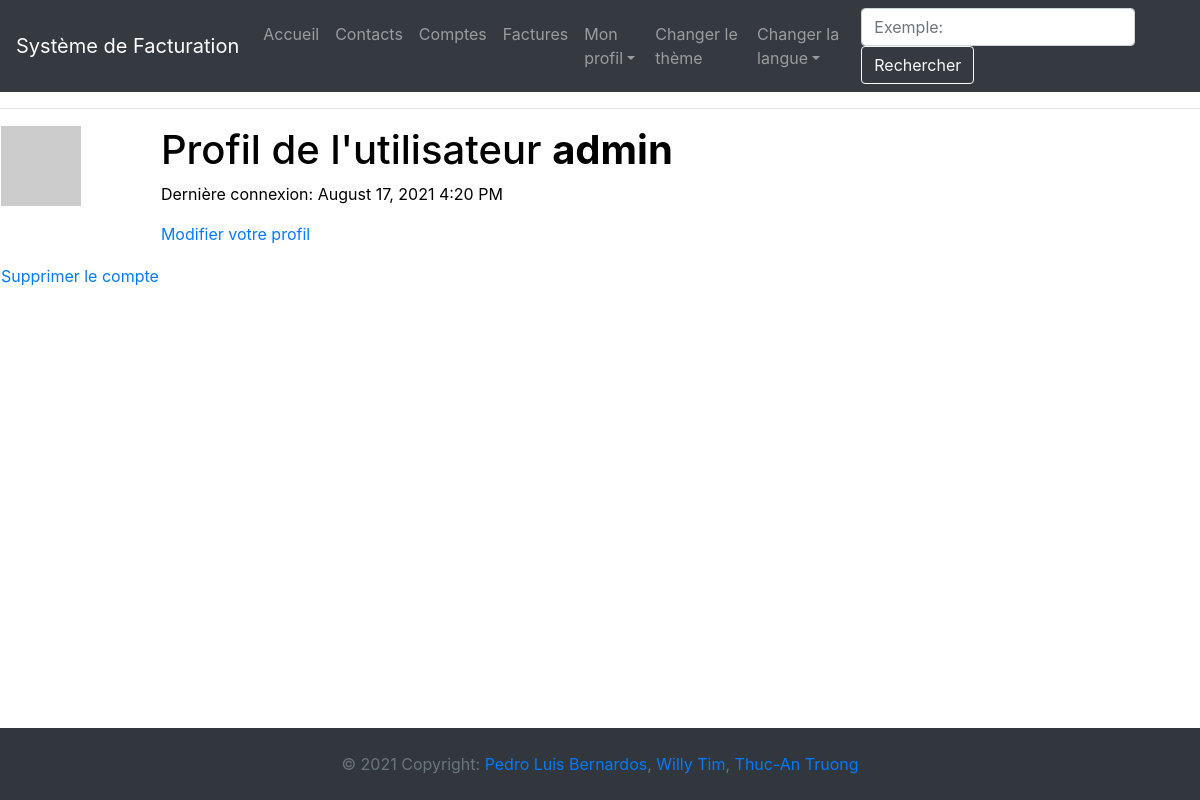
The page /user/admin (signed in) on the database as committed earlier.
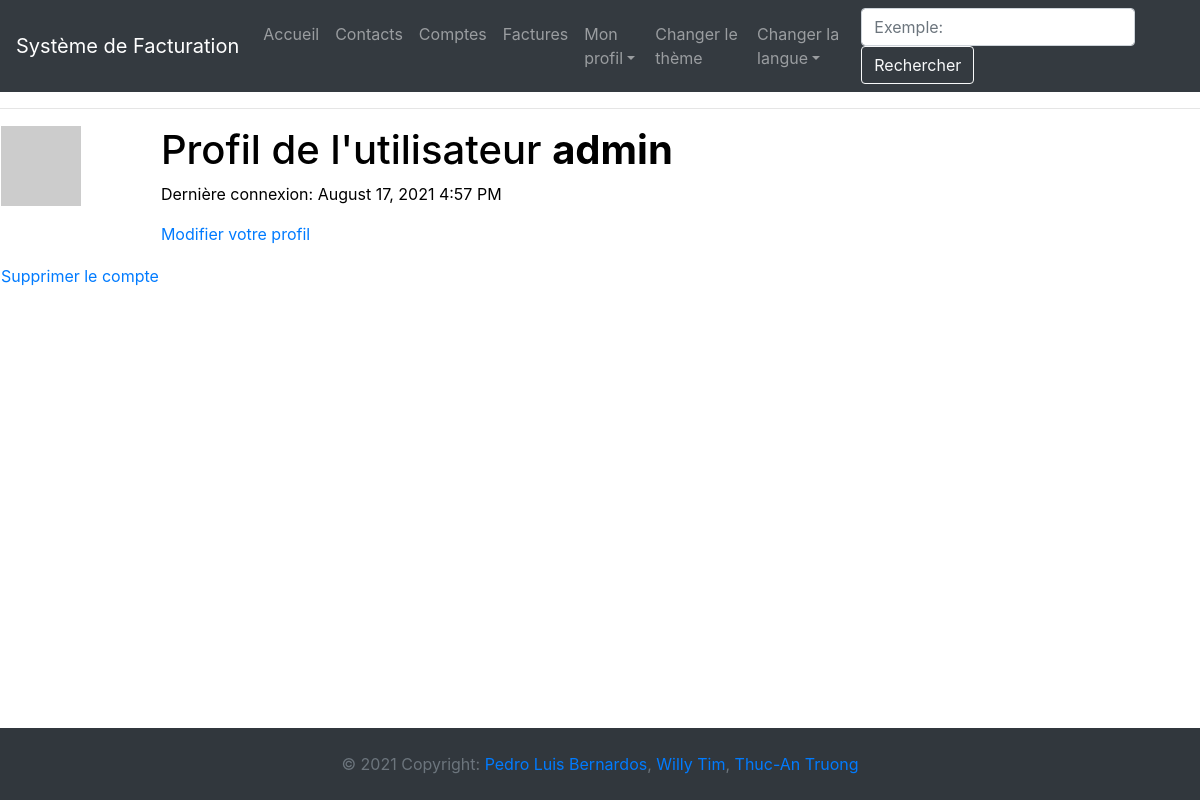
The same page on the database as committed later.
### app/models.py (models this page shows, shortened)
class User(UserMixin, db.Model):
    __tablename__ = "user"
    id = db.Column(db.Integer, primary_key=True)
    username = db.Column(db.String(64), index=True, unique=True)
    email = db.Column(db.String(120), index=True, unique=True)
    password_hash = db.Column(db.String(128))
    about_me = db.Column(db.String(140))
    last_seen = db.Column(db.DateTime, default=datetime.utcnow)
    profil_courrant = db.Column(db.Integer)
    profilEntreprise = db.relationship('CompanyProfil', back_populates="user")
    contact = db.relationship('Contact', back_populates="user")
    compte = db.relationship('Compte', back_populates="user")
    facture = db.relationship('Facture', back_populates="user")
    def avatar(self, size):
        digest = md5(self.email.lower().encode('utf-8')).hexdigest()
        return 'https://www.gravatar.com/avatar/{}?d=identicon&s={}'.format(digest, size)

### app/user/routes.py (the view)
@bp.route('/user/<username>')
@login_required
def user(username):
    user = User.query.filter_by(username=username).first_or_404()
    return render_template('user/user.html', title=_('Mon profil'), user=user)

### app/__init__.py (called while the page is built)
@app.context_processor
def inject_conf_var():
    return dict(AVAILABLE_LANGUAGES=app.config['LANGUAGES'], CURRENT_LANGUAGE=session.get('language',request.accept_languages.best_match(app.config['LANGUAGES'].keys())))

### app/models.py (called while the page is built)
@login.user_loader
def load_user(id):
    return User.query.get(int(id))

### app/routes.py (called while the page is built)
@app.before_request
def before_request():
    if current_user.is_authenticated:
        current_user.last_seen = datetime.utcnow()
        db.session.commit()

### app/templates/user/user.html (shortened to what this page needs)
{% extends "base.html" %}
{% block app_content %}
    <table>
        <tr valign="top">
            <td><img src="{{ user.avatar(128) }}"></td>
            <td>
                <h1>{{ _("Profil de l'utilisateur") }} <strong>{{ user.username }}</strong></h1>
                {% if user.last_seen %}<p>{{ _('Dernière connexion') }}: {{ moment(user.last_seen).format('LLL') }}</p>{% endif %}
                {% if user == current_user %}
                <p><a href="{{ url_for('user.edit_profile') }}">{{ _('Modifier votre profil') }}</a></p>
                {% endif %}
            </td>
        </tr>
        <tr>
            <td>
                <a href="{{ url_for('user.delete_user', username=current_user.username) }}">{{ _('Supprimer le compte') }}</a>
            </td>
        </tr>
    </table>
{% endblock %}

### app/templates/base.html (shortened to what this page needs)
{% extends 'bootstrap/base.html' %}
{% block html %}
  {% block head %}
    {% block styles %}
      <link rel="stylesheet" href="https://maxcdn.bootstrapcdn.com/bootstrap/4.0.0/css/bootstrap.min.css">
      <link rel="stylesheet" href="https://cdnjs.cloudflare.com/ajax/libs/font-awesome/4.7.0/css/font-awesome.min.css">
      <link rel="stylesheet" href="{{ url_for('static', filename='css/style.css') }}">
    {% endblock %}
  {% endblock %}
  {% block body %}
    {% block navbar %}
    <nav class="navbar navbar-expand-lg navbar-dark bg-dark">
      <a class="navbar-brand" href="{{ url_for('entrees.index') }}">{{ _('Système de Facturation') }}</a>
      <div class="collapse navbar-collapse">
        <ul class="navbar-nav mr-auto">
            <li class="nav-item {% if request.url_rule.endpoint == 'welcome' %}active {% elif request.url_rule.endpoint == 'index'%}active{% endif %}">
              <a class="nav-link" href="{{ url_for('entrees.index') }}">{{ _('Accueil') }}</a>
            </li>
            {% if current_user.is_anonymous %}
            <li class="nav-item {% if request.url_rule.endpoint == 'register' %}active{% endif %}">
              <a class="nav-link" href="{{ url_for('auth.register') }}">{{ _("S'inscrire") }}</a>
            </li>
            <li class="nav-item {% if request.url_rule.endpoint == 'login' %}active{% endif %}">
              <a class="nav-link" href="{{ url_for('auth.login') }}">{{ _('Se connecter') }}</a>
            </li>
            {% else %}
            <li class="nav-item {% if request.url_rule.endpoint == 'contacts' %}active{% endif %}">
              <a class="nav-link" href="{{ url_for('entrees.contacts') }}">{{ _('Contacts') }}</a>
            </li>
            <li class="nav-item {% if request.url_rule.endpoint == 'comptes' %}active{% endif %}">
              <a class="nav-link" href="{{ url_for('entrees.comptes') }}">{{ _('Comptes') }}</a>
            </li>
            <li class="nav-item">
              <a class="nav-link {% if request.url_rule.endpoint == 'bill' %}active{% endif %}" href="{{ url_for('entrees.bill') }}">{{ _("Factures") }}</a>
            </li>
            <li class="nav-item dropdown {% if request.url_rule.endpoint == 'user' %}active{% endif %}">
              <a class="nav-link dropdown-toggle" href="#" id="navbarDropdown" role="button" data-toggle="dropdown" aria-haspopup="true" aria-expanded="false">{{ _('Mon profil') }}</a>
            </li>
            {% endif %}
          <li class="nav-item">
            <a class="nav-link" style="cursor:pointer" id="switch" name="theme" value="test" >{{ _('Changer le thème') }}</a>
          </li>
          <li class="nav-item dropdown {% if request.url_rule.endpoint == 'user' %}active{% endif %}">
            <a class="nav-link dropdown-toggle" href="#" id="navbarDropdown" role="button" data-toggle="dropdown" aria-haspopup="true" aria-expanded="false">{{ _('Changer la langue') }}</a>
          </li>
        </ul>
        <form class="form-inline">
          <input class="form-control mr-sm-2" type="search" placeholder={{ _("Exemple: loyer") }} aria-label="Search" />
          <button class="btn btn-outline-light my-2 my-sm-0" type="submit">{{ _('Rechercher') }}</button>
        </form>
      </div>
    </nav>
    <hr>
    {% endblock %}
    {% block app_content %}{% endblock %}
  {% endblock %}
  <br><br>
  <footer class="text-center text-lg-start bg-dark text-muted">
    <div class="text-center p-4" style="background-color: rgba(0, 0, 0, 0.05);">
      © 2021 Copyright:
      <a class="text-reset fw-bold" href="https://github.com/PedroLuisBernardos">Pedro Luis Bernardos</a>, <a class="text-reset fw-bold" href="https://github.com/WillyTim">Willy Tim</a>, <a class="text-reset fw-bold" href="https://github.com/ta-truong">Thuc-An Truong</a>
    </div>
  </footer>
{% endblock %}

### app/static/css/style.css (style rules this page uses)
html { color: black; background-color: white; }
footer { position: fixed; top: auto; bottom: 0; width: 100%; display: inline-block; }

Rows that differ between the two databases and show on the page:
changed User "admin": last_seen "August 17, 2021 4:20 PM" → "August 17, 2021 4:57 PM"
